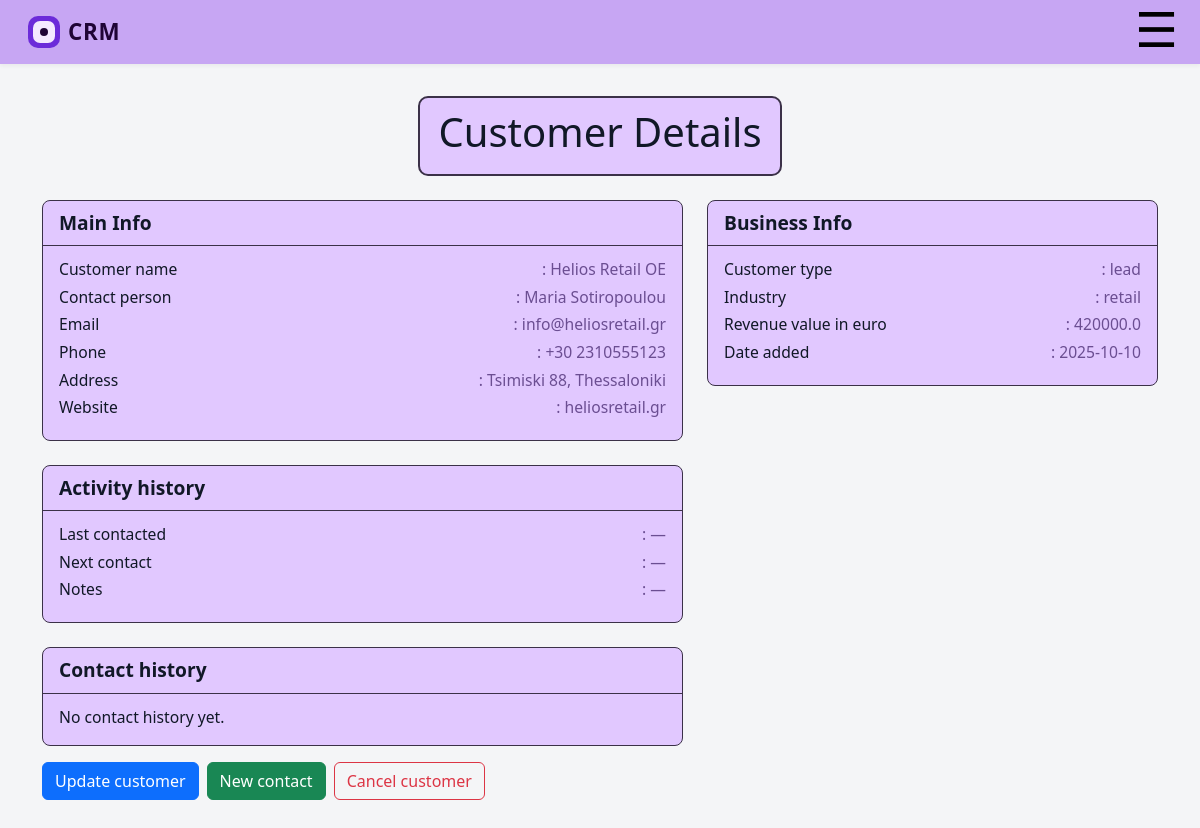
Before: /employee/customer/4 (signed in) with the older database file.
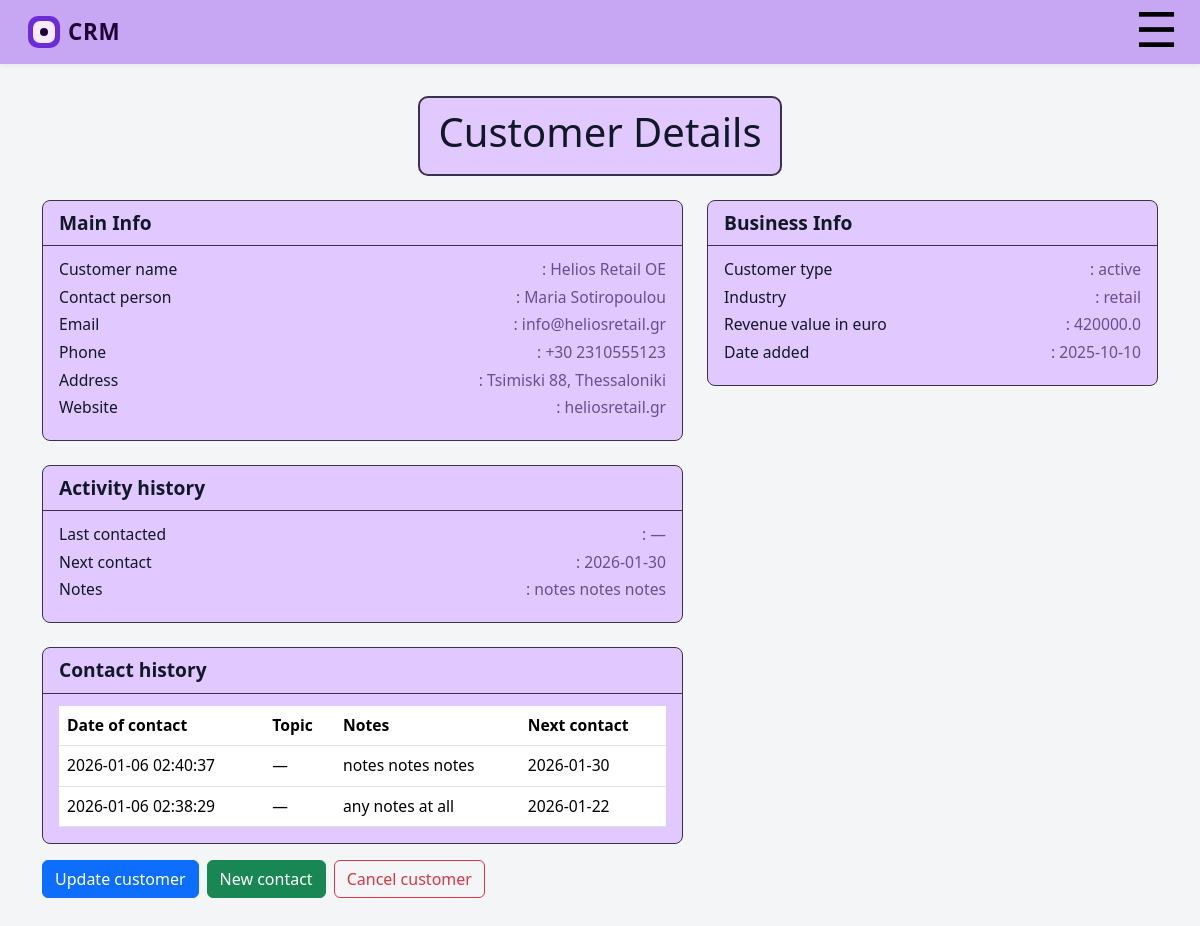
After: the same page with the newer database file.
### tables this page shows
CREATE TABLE "customers" (
    id INTEGER PRIMARY KEY AUTOINCREMENT,
    customer_name TEXT NOT NULL,
    contact_person TEXT,
    email TEXT,
    phone TEXT,
    address TEXT,
    website TEXT,
    type TEXT,
    industry TEXT,
    rev_value_euro FLOAT,
    date_added DATE,
    created_by_user_id INTEGER NOT NULL,
        FOREIGN KEY (created_by_user_id)
        REFERENCES users(id)
);

CREATE TABLE "customer_contact" (
    contact_id INTEGER PRIMARY KEY AUTOINCREMENT,
    last_contact TEXT ,
    next_contact TEXT,
    topics TEXT ,
    notes TEXT,
    created_by_user_id INTEGER NOT NULL,
    customer_id INTEGER NTO NULL,

    created_at TIMESTAMP DEFAULT CURRENT_TIMESTAMP,

    FOREIGN KEY (created_by_user_id)
        REFERENCES users(id)
        ON DELETE RESTRICT
        ON UPDATE CASCADE,
    FOREIGN KEY (customer_id)
        REFERENCES customers(id)
        ON DELETE RESTRICT
        ON UPDATE CASCADE    

);

### app.py (the view)
@app.route("/employee/customer/<int:customer_id>")
@roles_permitted(['employee'])
def employee_customer_detail(customer_id: int):
    uid = session.get("uid")
    if uid is None:
        abort(401)
    conn = get_db_connection()
    cur = conn.cursor()
    cur.execute("""
        SELECT
            id,
            customer_name,
            contact_person,
            email,
            phone,
            address,
            website,
            type AS customer_type,
            industry,
            rev_value_euro,
            date_added,
            type
        FROM customers
        WHERE id = ?
          AND created_by_user_id = ?
    """, (customer_id, uid))
    customer_row = cur.fetchone()
    if customer_row is None:
        conn.close()
        abort(404)
    customer = dict(customer_row)
    cur.execute("""
        SELECT
            created_at,
            notes,
            topics,
            next_contact
        FROM customer_contact
        WHERE customer_id = ?
          AND created_by_user_id = ?
        ORDER BY created_at DESC
        LIMIT 1
    """, (customer_id, uid))
    latest = cur.fetchone()
    contact = dict(latest) if latest else {
        "created_at": None,
        "notes": None,
        "topics": None,
        "next_contact": None
    }
    cur.execute("""
        SELECT
            created_at,
            topics,
            notes,
            next_contact
        FROM customer_contact
        WHERE customer_id = ?
          AND created_by_user_id = ?
        ORDER BY created_at DESC
    """, (customer_id, uid))
    history_rows = cur.fetchall()
    contact_history = [dict(r) for r in history_rows]
    conn.close()
    return render_template(
        "employee_customer_detail.html",
        customer=customer,
        contact=contact,
        contact_history=contact_history
    )

### app.py (called while the page is built)
def get_db_connection():
    conn = sqlite3.connect("task_manager.db")
    conn.row_factory = sqlite3.Row
    conn.execute("PRAGMA foreign_keys = ON;")
    return conn

def roles_permitted(roles):
    def decorator(f):
        @wraps(f)
        def wrapper(*args, **kwargs):
            if 'uid' in session and session['role'] in roles:
                return f(*args, **kwargs)
            else:
                flash(f'Login again')
                return redirect('/login')
        return wrapper
    return decorator

### templates/employee_customer_detail.html (shortened to what this page needs)
{% extends "base_admin.html" %}
{% block content %}
<div class="d-flex justify-content-center mb-4">
  <div class="activity-header-box">
    <h1 class="admin-dashboard-title">Customer Details</h1>
  </div>
</div>
<div class="container-xl">
  <div class="row g-4">
    <div class="col-lg-7">
      <div class="activity-card">
        <div class="activity-card-header">Main Info</div>
        <div class="activity-card-body">
          <div class="activity-row"><span>Customer name</span><span>: {{ customer.customer_name }}</span></div>
          <div class="activity-row"><span>Contact person</span><span>: {{ customer.contact_person }}</span></div>
          <div class="activity-row"><span>Email</span><span>: {{ customer.email }}</span></div>
          <div class="activity-row"><span>Phone</span><span>: {{ customer.phone }}</span></div>
          <div class="activity-row"><span>Address</span><span>: {{ customer.address }}</span></div>
          <div class="activity-row"><span>Website</span><span>: {{ customer.website }}</span></div>
        </div>
      </div>
    </div>
    <div class="col-lg-5">
      <div class="activity-card">
        <div class="activity-card-header">Business Info</div>
        <div class="activity-card-body">
          <div class="activity-row"><span>Customer type</span><span>: {{ customer.customer_type }}</span></div>
          <div class="activity-row"><span>Industry</span><span>: {{ customer.industry }}</span></div>
          <div class="activity-row"><span>Revenue value in euro</span><span>: {{ customer.rev_value_euro }}</span></div>
          <div class="activity-row"><span>Date added</span><span>: {{ customer.date_added }}</span></div>
        </div>
      </div>
    </div>
    <div class="col-lg-7">
    <div class="activity-card">
        <div class="activity-card-header">Activity history</div>
        <div class="activity-card-body">
        <div class="activity-row">
            <span>Last contacted</span>
            <span>: {{ contact.last_contact or '—' }}</span>
        </div>
        <div class="activity-row">
            <span>Next contact</span>
            <span>: {{ contact.next_contact or '—' }}</span>
        </div>
        <div class="activity-row">
            <span>Notes</span>
            <span>: {{ contact.notes or '—' }}</span>
        </div>
        </div>
    </div>
    </div>
<div class="col-lg-7">
  <div class="activity-card">
    <div class="activity-card-header">Contact history</div>
    <div class="activity-card-body">
      {% if contact_history and contact_history|length > 0 %}
        <div class="table-responsive">
          <table class="table mb-0">
            <thead>
              <tr>
                <th>Date of contact</th>
                <th>Topic</th>
                <th>Notes</th>
                <th>Next contact</th>
              </tr>
            </thead>
            <tbody>
              {% for h in contact_history %}
                <tr>
                  <td>{{ h.created_at or '—' }}</td>
                  <td>{{ h.topics or '—' }}</td>
                  <td style="white-space: normal; word-break: break-word;">
                    {{ h.notes or '—' }}
                  </td>
                  <td>{{ h.next_contact or '—' }}</td>
                </tr>
              {% endfor %}
            </tbody>
          </table>
        </div>
      {% else %}
        <div>No contact history yet.</div>
      {% endif %}
    </div>
  </div>
</div>
    <div class="d-flex gap-2 mt-3">
  <a class="btn btn-primary"
     href="{{ url_for('employee_customer_edit', customer_id=customer.id) }}">
    Update customer
  </a>
  <a class="btn btn-success"
     href="{{ url_for('employee_add_cus_cont', customer_id=customer.id) }}">
    New contact
  </a>
  <form method="post"
        action="{{ url_for('employee_customer_cancel', customer_id=customer.id) }}"
        onsubmit="return confirm('Cancel this customer?');">
    <button type="submit" class="btn btn-outline-danger">
      Cancel customer
    </button>
  </form>
</div>
  </div>
</div>
{% endblock %}

### templates/base_admin.html (shortened to what this page needs)
<!doctype html>
<html lang="en">
<head>
    <link
      href="https://cdn.jsdelivr.net/npm/bootstrap@5.3.3/dist/css/bootstrap.min.css"
      rel="stylesheet"
    >
    <link rel="stylesheet" href="{{ url_for('static', filename='css/app.css') }}">
</head>
<body class="bg-app">
<header class="crm-topbar">
  <div class="container-fluid d-flex align-items-center justify-content-between">
    <div class="d-flex align-items-center">
      <div class="crm-logo-icon">
        <div class="crm-logo-inner">
          <div class="crm-logo-dot"></div>
        </div>
      </div>
      <span class="crm-logo-text ms-2">CRM</span>
    </div>
    <button id="hamburgerBtn" class="hamburger-btn" aria-label="Open menu">☰</button>
  </div>
</header>
<main class="crm-page">
  <div class="crm-content">
    {% block content %}{% endblock %}
  </div>
</main>
</body>
</html>

### static/css/app.css (style rules this page uses)
:root { --app-bg: #f4f5f7; --app-primary: #6c2bd9; --app-primary-dark: #4c1ca3; --app-button-bg: #7a869a; --app-text-main: #111827; }
body.bg-app { background-color: var(--app-bg); font-family: system-ui, -apple-system, BlinkMacSystemFont, "Segoe UI", sans-serif; color: var(--app-text-main); }
.crm-topbar { background: #c7a6f3; padding: 15px 16px; box-shadow: 0 2px 4px rgba(0, 0, 0, 0.05); }
.crm-logo-icon { width: 32px; height: 32px; border-radius: 10px; background: var(--app-primary, #6c2bd9); display: flex; align-items: center; justify-content: center; }
.crm-logo-inner { width: 22px; height: 22px; border-radius: 7px; background: #f4e9ff; display: flex; align-items: center; justify-content: center; }
.crm-logo-dot { width: 8px; height: 8px; border-radius: 999px; background: #1f0435; }
.crm-logo-text { font-size: 1.4rem; font-weight: 700; letter-spacing: 0.03em; color: #1f0435; }
.activity-header-box { display: inline-block; padding: 10px 18px; background: #e1c8ff; border: 2px solid #3b3148; border-radius: 10px; }
.activity-card { background: #e1c8ff; border-radius: 8px; border: 1.5px solid #3b3148; overflow: hidden; }
.activity-card-header { font-weight: 700; font-size: 1.2rem; padding: 8px 16px; border-bottom: 1px solid #3b3148; }
.activity-card-body { padding: 12px 16px 16px; font-size: 0.98rem; }
.activity-row { display: flex; justify-content: space-between; margin-bottom: 4px; }
.activity-row span:last-child { color: #6b4e92; }
.crm-page { padding: 32px 24px; }
.crm-content { max-width: 1200px; margin: 0 auto; }
.hamburger-btn { font-size: 1.8rem; background: none; border: none; cursor: pointer; }
.crm-topbar { position: relative; padding-right: 60px; }
.hamburger-btn { position: absolute; top: -8px; right: 16px; font-size: 3rem; background: none; border: none; cursor: pointer; z-index: 2; }

Changed rows visible on the page:
changed customers "Helios Retail OE": customer_type "lead" → "active"
added customer_contact: next_contact "2026-01-30", notes "notes notes notes", created_at "2026-01-06 02:40:37", topics "—"
added customer_contact: created_at "2026-01-06 02:38:29", topics "—", notes "any notes at all", next_contact "2026-01-22"
Other visible differences:
{{ contact.next_contact or '—' }}: "—" → (not shown)
{{ contact.notes or '—' }}: "—" → (not shown)
text no longer shown: "No contact history yet."
text now shown: "Date of contact Topic Notes Next contact"
